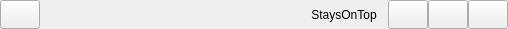
<?xml version="1.0" encoding="UTF-8"?>
<ui version="4.0">
 <class>WindowBar</class>
 <widget class="QWidget" name="WindowBar">
  <property name="geometry">
   <rect>
    <x>0</x>
    <y>0</y>
    <width>508</width>
    <height>26</height>
   </rect>
  </property>
  <property name="windowTitle">
   <string>Form</string>
  </property>
  <layout class="QHBoxLayout" name="horizontalLayout">
   <property name="spacing">
    <number>0</number>
   </property>
   <property name="leftMargin">
    <number>0</number>
   </property>
   <property name="topMargin">
    <number>0</number>
   </property>
   <property name="rightMargin">
    <number>0</number>
   </property>
   <property name="bottomMargin">
    <number>0</number>
   </property>
   <item>
    <widget class="Clash::Meta::GUI::WindowButton" name="iconButton">
     <property name="sizePolicy">
      <sizepolicy hsizetype="Minimum" vsizetype="Preferred">
       <horstretch>0</horstretch>
       <verstretch>0</verstretch>
      </sizepolicy>
     </property>
     <property name="text">
      <string/>
     </property>
     <property name="icon">
      <iconset>
       <normaloff>:/global/images/Meta.png</normaloff>:/global/images/Meta.png</iconset>
     </property>
     <property name="iconSize">
      <size>
       <width>16</width>
       <height>16</height>
      </size>
     </property>
    </widget>
   </item>
   <item>
    <spacer name="horizontalSpacer">
     <property name="orientation">
      <enum>Qt::Horizontal</enum>
     </property>
     <property name="sizeHint" stdset="0">
      <size>
       <width>321</width>
       <height>20</height>
      </size>
     </property>
    </spacer>
   </item>
   <item>
    <widget class="QToolBar" name="toolBar">
     <property name="sizePolicy">
      <sizepolicy hsizetype="Preferred" vsizetype="Preferred">
       <horstretch>0</horstretch>
       <verstretch>0</verstretch>
      </sizepolicy>
     </property>
     <property name="minimumSize">
      <size>
       <width>0</width>
       <height>0</height>
      </size>
     </property>
     <property name="iconSize">
      <size>
       <width>16</width>
       <height>16</height>
      </size>
     </property>
     <property name="floatable">
      <bool>false</bool>
     </property>
     <addaction name="staysOnTopButton"/>
    </widget>
   </item>
   <item>
    <widget class="Clash::Meta::GUI::WindowButton" name="minButton">
     <property name="sizePolicy">
      <sizepolicy hsizetype="Fixed" vsizetype="Preferred">
       <horstretch>0</horstretch>
       <verstretch>0</verstretch>
      </sizepolicy>
     </property>
     <property name="minimumSize">
      <size>
       <width>40</width>
       <height>0</height>
      </size>
     </property>
     <property name="text">
      <string/>
     </property>
     <property name="icon">
      <iconset theme="windowbar-close-button"/>
     </property>
     <property name="iconSize">
      <size>
       <width>16</width>
       <height>16</height>
      </size>
     </property>
     <property name="flat">
      <bool>false</bool>
     </property>
    </widget>
   </item>
   <item>
    <widget class="Clash::Meta::GUI::WindowButton" name="maxButton">
     <property name="sizePolicy">
      <sizepolicy hsizetype="Fixed" vsizetype="Preferred">
       <horstretch>0</horstretch>
       <verstretch>0</verstretch>
      </sizepolicy>
     </property>
     <property name="minimumSize">
      <size>
       <width>40</width>
       <height>0</height>
      </size>
     </property>
     <property name="text">
      <string/>
     </property>
     <property name="iconSize">
      <size>
       <width>16</width>
       <height>16</height>
      </size>
     </property>
     <property name="flat">
      <bool>false</bool>
     </property>
    </widget>
   </item>
   <item>
    <widget class="Clash::Meta::GUI::WindowButton" name="closeButton">
     <property name="sizePolicy">
      <sizepolicy hsizetype="Fixed" vsizetype="Preferred">
       <horstretch>0</horstretch>
       <verstretch>0</verstretch>
      </sizepolicy>
     </property>
     <property name="minimumSize">
      <size>
       <width>40</width>
       <height>0</height>
      </size>
     </property>
     <property name="text">
      <string/>
     </property>
     <property name="iconSize">
      <size>
       <width>16</width>
       <height>16</height>
      </size>
     </property>
     <property name="flat">
      <bool>false</bool>
     </property>
    </widget>
   </item>
  </layout>
  <action name="staysOnTopButton">
   <property name="checkable">
    <bool>true</bool>
   </property>
   <property name="checked">
    <bool>false</bool>
   </property>
   <property name="icon">
    <iconset theme="folder-alt"/>
   </property>
   <property name="text">
    <string>StaysOnTop</string>
   </property>
   <property name="menuRole">
    <enum>QAction::NoRole</enum>
   </property>
  </action>
 </widget>
 <customwidgets>
  <customwidget>
   <class>Clash::Meta::GUI::WindowButton</class>
   <extends>QPushButton</extends>
   <header>WindowButton.h</header>
  </customwidget>
 </customwidgets>
 <resources>
  <include location="../../../assets/icons/icons.qrc"/>
  <include location="../../../assets/icons/dark/dark_icons.qrc"/>
 </resources>
 <connections/>
</ui>
